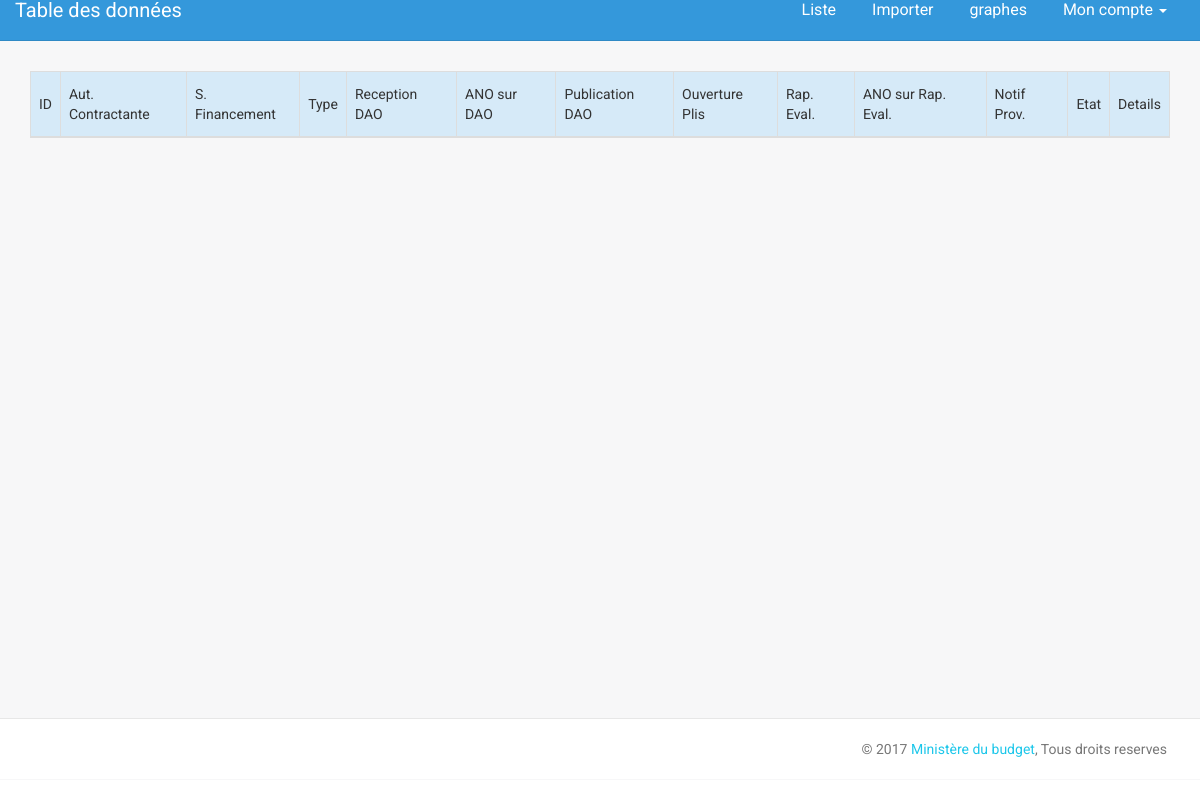
The page /data.php on the database as committed earlier.
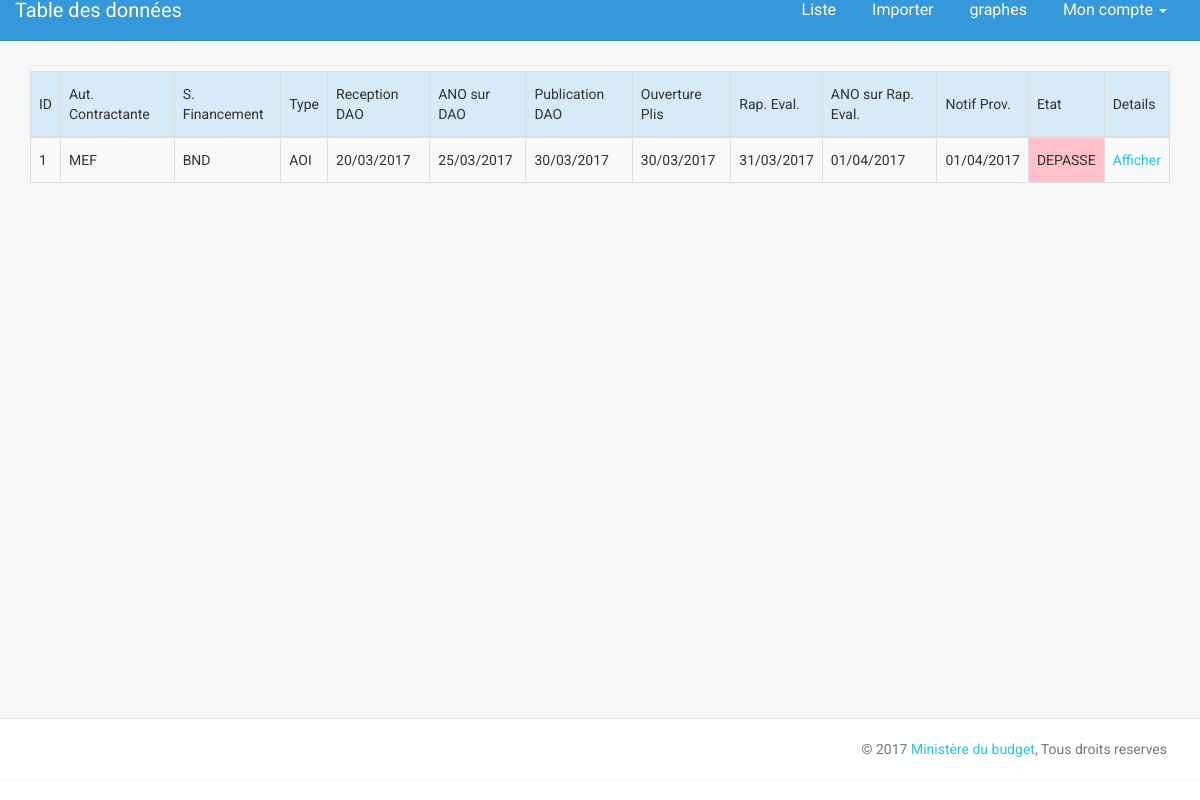
The same page on the database as committed later.
### tables this page shows
CREATE TABLE IF NOT EXISTS `projet` (
  `idProjet` int(11) NOT NULL AUTO_INCREMENT,
  `autoriteContractante` varchar(20) NOT NULL,
  `description` tinytext NOT NULL,
  `sourceFinancement` varchar(60) NOT NULL,
  `typeProcedure` varchar(20) NOT NULL,
  `dateReceptionDAO` varchar(20) NOT NULL,
  `dateAnoSurDAO` varchar(20) NOT NULL,
  `datePublicationDAO` varchar(20) NOT NULL,
  `dateOuverturePlis` varchar(20) NOT NULL,
  `dateRapportEvaluation` varchar(20) NOT NULL,
  `dateAnoSurRapEval` varchar(20) NOT NULL,
  `dateNotifProvisoir` varchar(20) NOT NULL,
  `projetNegoContrat` varchar(20) NOT NULL,
  `dateAnoProjetContrat` varchar(20) NOT NULL,
  `attribuaire` varchar(20) NOT NULL,
  `montant` varchar(25) NOT NULL,
  `approbationAC` varchar(20) NOT NULL,
  `approbationACGPMP` varchar(20) NOT NULL,
  `approbationMEF` varchar(20) NOT NULL,
  `totalJour` varchar(10) DEFAULT NULL,
  `inferieur60` varchar(10) NOT NULL,
  `inferieur90` varchar(10) NOT NULL,
  `inferieur120` varchar(10) NOT NULL,
  `superieur120` varchar(10) NOT NULL,
  `commentaire` tinytext NOT NULL,
  `dateInsertion` datetime NOT NULL,
  PRIMARY KEY (`idProjet`)
);

### bd/CRUD.php (called while the page is built, shortened)
<?php
class CRUD{
	private $bdd ;
	public function setDb($p) {
			$this -> bdd = $p ;
		}
	public function selectProjetAll() {
			$requete = $this -> bdd ->query('SELECT * FROM projet
											ORDER BY dateInsertion DESC
										');
			$results = array();
			if($requete ->rowCount()>0){
					while($tmp = $requete -> fetch()){
						$results[] = new Projet($tmp);
				}
				return $results;
			}else return null;
		}
	public function selectProjetById($id) {
			$id = (int) $id;
			$requete = $this -> bdd ->prepare('SELECT * FROM projet
												WHERE idProjet = :id
												ORDER BY dateInsertion DESC
												LIMIT 1
												');
			$requete->bindValue(':id', $id, PDO::PARAM_INT);
			$requete->execute();
			if($requete ->rowCount()>0){
				$tmp = $requete -> fetch();
				$result = new Projet($tmp);
				return $result;
			}else return null;
		}
}
?>

### bd/Projet.php (called while the page is built, shortened)
<?php
class Projet {
	private $idProjet ;
	private $autoriteContractante ;
	private $sourceFinancement ;
	private $typeProcedure ;
	private $dateReceptionDAO ;
	private $dateAnoSurDAO ;
	private $datePublicationDAO;
	private $dateOuverturePlis ;
	private $dateRapportEvaluation ;
	private $dateAnoSurRapEval ;
	private $dateNotifProvisoir ;
	private $projetNegoContrat ;
	private $dateAnoProjetContrat ;
	private $approbationAC ;
	private $approbationACGPMP ;
	private $approbationMEF ;
	public function getIdProjet () { return $this -> idProjet; }
	public function getSourceFinancement () { return $this -> sourceFinancement; }
	public function getAutoriteContractante () { return $this -> autoriteContractante; }
	public function getTypeProcedure () { return $this -> typeProcedure; }
	public function getDateReceptionDAO () { return $this -> dateReceptionDAO; }
	public function getDateAnoSurDAO () { return $this -> dateAnoSurDAO; }
	public function getDatePublicationDAO () { return $this -> datePublicationDAO; }
	public function getDateOuverturePlis () { return $this -> dateOuverturePlis; }
	public function getDateRapportEvaluation () { return $this -> dateRapportEvaluation; }
	public function getDateAnoSurRapEval () { return $this -> dateAnoSurRapEval; }
	public function getDateNotifProvisoir () { return $this -> dateNotifProvisoir; }
	public function getprojetNegoContrat() { return $this -> projetNegoContrat ; }
	public function getDateAnoProjetContrat() { return $this -> dateAnoProjetContrat ; }
	public function getApprobationAC() { return $this -> approbationAC ; }
	public function getApprobationACGPMP() { return $this -> approbationACGPMP ; }
	public function getApprobationMEF() { return $this -> approbationMEF ; }
	public function setIdProjet($p) { $this -> idProjet = $p ; }
	public function setSourceFinancement($p) { $this -> sourceFinancement = $p ; }
	public function setAutoriteContractante($p) { $this -> autoriteContractante = $p ; }
	public function setTypeProcedure($p) { $this -> typeProcedure = $p ; }
	public function setDateReceptionDAO($p) { $this -> dateReceptionDAO = $p ; }
	public function setDateAnoSurDAO($p) { $this -> dateAnoSurDAO = $p ; }
	public function setDatePublicationDAO($p) { $this -> datePublicationDAO = $p ; }
	public function setDateOuverturePlis($p) { $this -> dateOuverturePlis = $p ; }
	public function setDateRapportEvaluation($p) { $this -> dateRapportEvaluation = $p ; }
	public function setDateAnoSurRapEval($p) { $this -> dateAnoSurRapEval = $p ; }
	public function setDateNotifProvisoir($p) { $this -> dateNotifProvisoir = $p ; }
	public function setprojetNegoContrat($p) { $this -> projetNegoContrat = $p ; }
	public function setDateAnoProjetContrat($p) { $this -> dateAnoProjetContrat = $p ;}
	public function setApprobationAC($p) { $this -> approbationAC = $p ; }
	public function setapprobationACGPMP($p) { $this -> approbationACGPMP = $p ; }
	public function setApprobationMEF($p) { $this -> approbationMEF = $p ; }
	public function hydrate(array $tab) {
		foreach ($tab as $cle => $valeur){
				$methode = 'set'.ucfirst($cle);
			}
	}
}
?>

### bd/fonctions.inc.php (called while the page is built, shortened)
<?php
function etatProjet($id_projet,$obj_bdd) {
    $projet = $obj_bdd -> selectProjetById($id_projet) ;
    $format = 'd/m/Y';
    $totalJour = 0 ;
    $today = DateTime::createFromFormat($format, date ('d/m/Y')) ;
    $etat = array (
        'OK' => true,
        'ALERT' => false,
        'DEPASSE' => false,
        'MESSAGE' => ''
        ) ;
    $dateReceptionDAO = DateTime::createFromFormat($format, $projet -> getDateReceptionDAO());
    $dateOuverturePlis = DateTime::createFromFormat($format, $projet -> getDateOuverturePlis());
    $dateRapportEvaluation = DateTime::createFromFormat($format, $projet -> getDateRapportEvaluation());
    $dateAnoSurRapEval = DateTime::createFromFormat($format, $projet -> getDateAnoSurRapEval());
    $projetCeContrat = DateTime::createFromFormat($format, $projet -> getProjetNegoContrat());
    $approbationAttribuaire = DateTime::createFromFormat($format,$projet -> getDateAnoProjetContrat());
    $approbationAC = DateTime::createFromFormat($format, $projet -> getApprobationAC());
    $reception_ouverture = array(
    'autorise' => 7,
    'alerte' => 4
    ) ;
     $ouverture_evaluation = array(
        'autorise' => 7,
        'alerte' => 4
        ) ;
    $evaluation_publlication = array(
        'autorise' => 7,
        'alerte' => 4
        );
     $publlication_contrat = array(
        'autorise' => 30,
        'alerte' => 25
        ) ;
     $contrat_attribuaire = array(
        'autorise' => 45,
        'alerte' => 35
        ) ;
     $attribuaire_ac = array(
        'autorise' => 3,
        'alerte' => 2
        ) ;
    if ($dateReceptionDAO != false ) {
        if($dateOuverturePlis == false ) {
             $interval_reception_today = date_diff($dateReceptionDAO, $today) -> days ;
             if($interval_reception_today < $reception_ouverture['autorise']) {
                 if($interval_reception_today < $reception_ouverture['alerte']) {
                     $etat['OK'] = true;
                 } else {
                     $etat['OK'] = false;
                     $etat['ALERT'] = true ;
                     $etat['DEPASSE'] = false ;
                     $etat['MESSAGE'] = "la date d'ouverture de ce projet n'a pas encore été fournie alors que le delai approche " ;
                 }
             } else {
                $etat['OK'] = false;
                $etat['ALERT'] = true ;
                $etat['DEPASSE'] = true ;
                $etat['MESSAGE'] = "le delai permis pour la date d'ouverture est depassé" ;
              }
         $totalJour += $interval_reception_today ;
        } else {
            $totalJour += date_diff($dateReceptionDAO, $dateOuverturePlis) -> days ;
           if($dateRapportEvaluation == false) {
                $interval_ouverture_today = date_diff($dateOuverturePlis, $today) -> days ;
                if($interval_ouverture_today < $ouverture_evaluation['autorise']) {
                 if($interval_ouverture_today < $ouverture_evaluation['alerte']) {
                     $etat['OK'] = true;
                 } else {
                     $etat['OK'] = false;
                     $etat['ALERT'] = true ;
                     $etat['DEPASSE'] = false ;
                     $etat['MESSAGE'] = "la date d'evaluation de ce projet n'a pas encore été fournie alors que le delai approche " ;
                 }
             } else {
                $etat['OK'] = false;
                $etat['ALERT'] = true ;
                $etat['DEPASSE'] = true ;
                $etat['MESSAGE'] = "le delai permis pour la date d'evaluation est depassé" ;
              }
            $totalJour += $interval_ouverture_today ;
           }else {
             if($dateAnoSurRapEval == false ) {
                 $interval_rapport_today = date_diff($dateRapportEvaluation, $today) -> days ;
                if($interval_rapport_today < $evaluation_publlication['autorise']) {
                 if($interval_rapport_today < $evaluation_publlication['alerte']) {
                     $etat['OK'] = true;
                 } else {
                     $etat['OK'] = false;
                     $etat['ALERT'] = true ;
                     $etat['DEPASSE'] = false ;
                     $etat['MESSAGE'] = "la date de publication de ce projet n'a pas encore été fournie alors que le delai approche " ;
                 }
             } else {
                $etat['OK'] = false;
                $etat['ALERT'] = true ;
                $etat['DEPASSE'] = true ;
                $etat['MESSAGE'] = "le delai permis pour la date de publication est depassé" ;
              }
            $totalJour += $interval_rapport_today ;
            } else {
               if($projetCeContrat == false) {
                   $interval_publication_today = date_diff($dateAnoSurRapEval, $today) -> days ;
                   if($interval_publication_today < $publlication_contrat['autorise']) {
                    if($interval_publication_today < $publlication_contrat['alerte']) {
                        $etat['OK'] = true;
                    } else {
                        $etat['OK'] = false;
                        $etat['ALERT'] = true ;
                        $etat['DEPASSE'] = false ;
                        $etat['MESSAGE'] = "la date de contrat de ce projet n'a pas encore été fournie alors que le delai approche " ;
                    }
                } else {
                    $etat['OK'] = false;
                    $etat['ALERT'] = true ;
                    $etat['DEPASSE'] = true ;
                    $etat['MESSAGE'] = "le delai permis pour la date du contrat est depassé" ;
                }
                $totalJour += $interval_publication_today ;
               } else {
                if($approbationAttribuaire == false) {
                    $interval_contrat_today = date_diff($projetCeContrat, $today) -> days ;
                    if($interval_contrat_today < $contrat_attribuaire['autorise']) {
                    if($interval_contrat_today < $contrat_attribuaire['alerte']) {
                        $etat['OK'] = true;
                    } else {
                        $etat['OK'] = false;
                        $etat['ALERT'] = true ;
                        $etat['DEPASSE'] = false ;
                        $etat['MESSAGE'] = "la date d'approbation attribuaire de ce projet n'a pas encore été fournie alors que le delai approche " ;
                    }
                } else {
                    $etat['OK'] = false;
                    $etat['ALERT'] = true ;
                    $etat['DEPASSE'] = true ;
                    $etat['MESSAGE'] = "le delai permis pour la date d'approbation attribuaire de contrat est depassé" ;
                  }
                  $totalJour += $interval_contrat_today ;
                } else {
                    if($approbationAC == false ) {
                        $interval_attribuaire_today = date_diff($approbationAttribuaire, $today) -> days ;
                        if($interval_attribuaire_today < $attribuaire_ac['autorise']) {
                            if($interval_attribuaire_today < $attribuaire_ac['alerte']) {
                                $etat['OK'] = true;
                            } else {
                                $etat['OK'] = false;
                                $etat['ALERT'] = true ;
                                $etat['DEPASSE'] = false ;
                                $etat['MESSAGE'] = "la date d'approbation AC de ce projet n'a pas encore été fournie alors que le delai approche " ;
                            }
                        } else {
                            $etat['OK'] = false;
                            $etat['ALERT'] = true ;
                            $etat['DEPASSE'] = true ;
                            $etat['MESSAGE'] = "le delai permis pour la date d'approbation AC de contrat est depassé" ;
                        }
                        $totalJour += $interval_attribuaire_today ;
                    }
                  }
               }
            }
           }
        }
    }
 $etat['TOTALJOUR'] = $totalJour ;
 return $etat;
}
?>

### data.php (the view, shortened to what the changed rows need)
<!doctype html>
<html lang="en">
<head>
    <link href="assets/css/bootstrap.min.css" rel="stylesheet" />
    <link href="assets/css/animate.min.css" rel="stylesheet"/>
    <link href="assets/css/light-bootstrap-dashboard.css" rel="stylesheet"/>
    <link href="http://maxcdn.bootstrapcdn.com/font-awesome/4.2.0/css/font-awesome.min.css" rel="stylesheet">
    <link href="assets/css/pe-icon-7-stroke.css" rel="stylesheet" />
    <link href="assets/css/dataTables.bootstrap.min.css" rel="stylesheet" />
</head>
<body>
<div class="wrapper">
    <div class="main-panel">
     <div class="content">
		  <div class="container-fluid">
			<table id="table" class="table table-striped table-bordered" cellspacing="0" width="100%">
			<thead style='background-color:#D6EAF8;'>
				<tr>
				  <td>ID</td>
					<td>Aut. Contractante</td>
					<td>S. Financement</td>
					<td>Type</td>
					<td>Reception DAO</td>
					<td>ANO sur DAO</td>
					<td>Publication DAO</td>
					<td>Ouverture Plis</td>
					<td>Rap. Eval.</td>
					<td>ANO sur Rap. Eval.</td>
					<td>Notif Prov.</td>
					<td>Etat</td>
					<td>Details</td>
				</tr>
			</thead>
			<tbody>
			<?php
				require_once('bd/Projet.php');
				require_once('bd/connection_bd.php');
				require_once('bd/CRUD.php');
				require_once('bd/fonctions.inc.php');
				$obj_bdd = new CRUD ($bdd);
				$results = $obj_bdd -> selectProjetAll();
				if($results != null){
					foreach ($results AS $projet){
						$id = $projet -> getIdProjet();
						$res = etatProjet($id, $obj_bdd);
						 $class = 'ok';
						 $msg = 'OK' ;
						 $title = "Ce projet est dans les normes" ;
						if ($res['DEPASSE'] == true) {
							$class = 'depasser';
							$msg = 'DEPASSE' ;
							$title = $res['MESSAGE'] ;
						} elseif ($res['ALERT'] == true) {
							$class = 'alert';
							$msg = 'A RISQUE' ;
							$title = $res['MESSAGE'] ;
						}
						echo "
							<tr>
								<td>".$projet -> getIdProjet()."</td>
								<td>".$projet -> getAutoriteContractante()."</td>
								<td>".$projet -> getSourceFinancement()."</td>
								<td>".$projet -> getTypeProcedure()."</td>
								<td>".$projet -> getDateReceptionDAO()."</td>
								<td>".$projet -> getDateAnoSurDAO()."</td>
								<td>".$projet -> getDatePublicationDAO()."</td>
								<td>".$projet -> getDateOuverturePlis()."</td>
								<td>".$projet -> getDateRapportEvaluation()."</td>
								<td>".$projet -> getDateAnoSurRapEval()."</td>
								<td>".$projet -> getDateNotifProvisoir()."</td>
								<td class ='$class' title ='$title'>".$msg."</td>
								<td><a href='projet.php?id=$id'> Afficher </a></td>
							</tr>
						";
					}
				}
			?>
			  </tbody>
			</table>
		 </div>
        </div>
    </div>
</div>
</body>
</html>

Rows that differ between the two databases and show on the page:
added projet: idProjet "1", autoriteContractante "MEF", sourceFinancement "BND", typeProcedure "AOI", dateReceptionDAO "20/03/2017", dateAnoSurDAO "25/03/2017", datePublicationDAO "30/03/2017", dateOuverturePlis "30/03/2017", dateRapportEvaluation "31/03/2017", dateAnoSurRapEval "01/04/2017", dateNotifProvisoir "01/04/2017", msg "DEPASSE"
